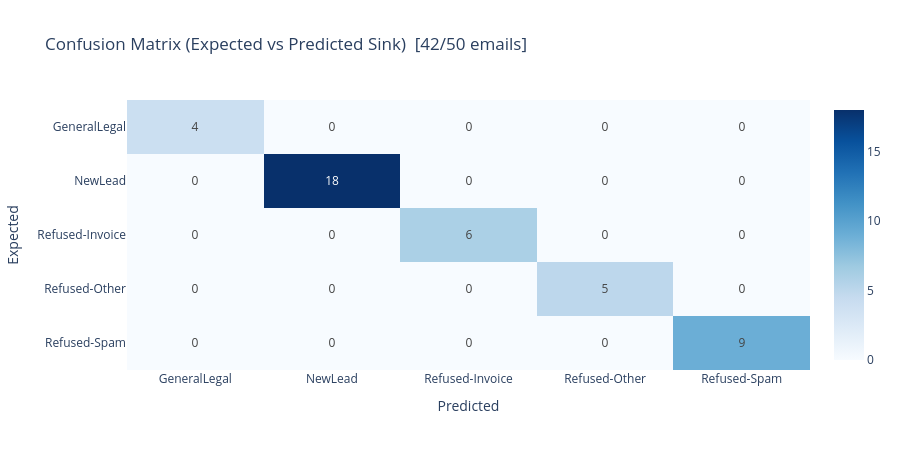

This figure's notebook cell:
### Code cell
"""Confusion matrix — predicted sink vs expected sink."""
if not RESULTS:
    print("⚠️  No results yet.")
else:
    df = pd.DataFrame(RESULTS)

    # Drop rows where terminal_sink is None (pipeline error / unprocessed email).
    # Both the matrix AND the key metrics below use `valid` so counts are consistent.
    valid = df.dropna(subset=["terminal_sink", "expected_sink"]).copy()
    valid["correct"] = valid["terminal_sink"] == valid["expected_sink"]
    dropped = len(df) - len(valid)
    if dropped:
        error_ids = df[df["terminal_sink"].isna()]["email_id"].tolist()
        print(f"⚠️  {dropped} email(s) have no terminal_sink (pipeline error) — excluded from all stats.")
        print(f"   email_ids: {error_ids}\n")

    sinks_all = sorted(set(valid["expected_sink"]) | set(valid["terminal_sink"]))

    cm_data = pd.crosstab(
        valid["expected_sink"].rename("Expected"),
        valid["terminal_sink"].rename("Predicted"),
    ).reindex(index=sinks_all, columns=sinks_all, fill_value=0)

    fig = go.Figure(data=go.Heatmap(
        z=cm_data.values,
        x=cm_data.columns.tolist(),
        y=cm_data.index.tolist(),
        text=cm_data.values,
        texttemplate="%{text}",
        colorscale="Blues",
        showscale=True,
    ))
    fig.update_layout(
        title=f"Confusion Matrix (Expected vs Predicted Sink)  [{len(valid)}/{len(df)} emails]",
        xaxis_title="Predicted",
        yaxis_title="Expected",
        height=450,
        yaxis={"autorange": "reversed"},
    )
    fig.show()

    # Key metrics — computed on `valid` only, consistent with the matrix above
    acc = valid["correct"].mean()
    pi_mask = valid["expected_sink"] == "NewLead"
    if pi_mask.any():
        pi_precision_denom = (valid["terminal_sink"] == "NewLead").sum()
        pi_tp = ((valid["terminal_sink"] == "NewLead") & pi_mask).sum()
        pi_fn = ((valid["terminal_sink"] != "NewLead") & pi_mask).sum()
        precision = pi_tp / pi_precision_denom if pi_precision_denom else float("nan")
        recall    = pi_tp / (pi_tp + pi_fn) if (pi_tp + pi_fn) else float("nan")
        print(f"\n{'Overall accuracy':30s}: {acc:.1%}  (on {len(valid)}/{len(df)} emails)")
        print(f"{'PI Lead precision':30s}: {precision:.1%}  (TP={pi_tp}, FP={pi_precision_denom-pi_tp})")
        print(f"{'PI Lead recall':30s}: {recall:.1%}  (TP={pi_tp}, FN={pi_fn})")
    else:
        print(f"Overall accuracy: {acc:.1%}  (no PI leads in batch, {len(valid)}/{len(df)} emails)")

### Figure 1 — Plotly figure (JSON) as saved in the notebook; plotly's stock layout.template omitted (floating-point values rounded to 4 significant figures)
{"data": [{"colorscale": [[0, "rgb(247,251,255)"], [0.125, "rgb(222,235,247)"], [0.25, "rgb(198,219,239)"], [0.375, "rgb(158,202,225)"], [0.5, "rgb(107,174,214)"], [0.625, "rgb(66,146,198)"], [0.75, "rgb(33,113,181)"], [0.875, "rgb(8,81,156)"], [1, "rgb(8,48,107)"]], "showscale": true, "text": [[4, 0, 0, 0, 0], [0, 18, 0, 0, 0], [0, 0, 6, 0, 0], [0, 0, 0, 5, 0], [0, 0, 0, 0, 9]], "texttemplate": "%{text}", "type": "heatmap", "x": ["GeneralLegal", "NewLead", "Refused-Invoice", "Refused-Other", "Refused-Spam"], "y": ["GeneralLegal", "NewLead", "Refused-Invoice", "Refused-Other", "Refused-Spam"], "z": [[4, 0, 0, 0, 0], [0, 18, 0, 0, 0], [0, 0, 6, 0, 0], [0, 0, 0, 5, 0], [0, 0, 0, 0, 9]]}], "layout": {"height": 450, "title": {"text": "Confusion Matrix (Expected vs Predicted Sink)  [42/50 emails]"}, "xaxis": {"title": {"text": "Predicted"}}, "yaxis": {"autorange": "reversed", "title": {"text": "Expected"}}}}
